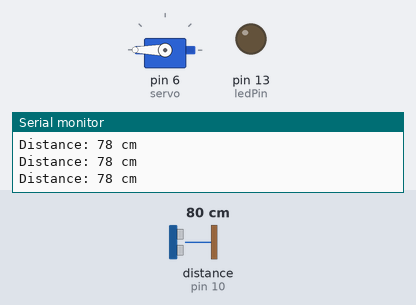
This sketch was run on a simulated Arduino Uno, built with avr-gcc and run on an emulated ATmega328P. Shown: servo, output pins drawn as LEDs (lit = HIGH), the last lines printed to the serial monitor. Wiring (inferred from the names in the program): ultrasonic range finder: trigger pin 9; echo pin 10. Inputs (shaded band) come from the test bench; at power-on: distance to the obstacle (sensor on pin 10) 80 cm. The echo pulse lasts 58.3 µs per cm; pins used as bus, display or sensor lines are not drawn.

Above: at 1.7 s.
1.8 s: distance to the obstacle (sensor on pin 10) set to 55 cm
3.3 s: distance to the obstacle (sensor on pin 10) set to 47 cm
At 3.48 s:
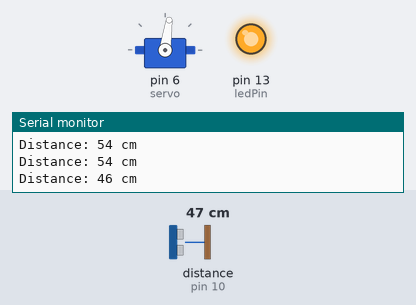
At 5.2 s:
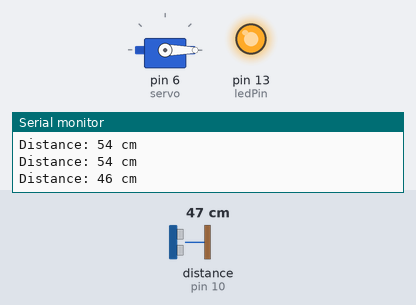
6.3 s: distance to the obstacle (sensor on pin 10) set to 250 cm
At 10.6 s:
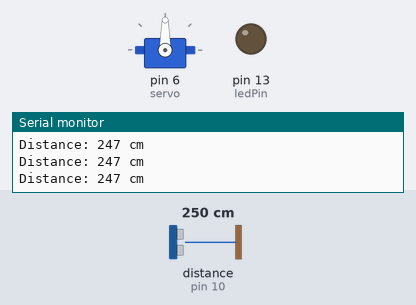
Timing chart, 0 to 12.1 s (numbered marks = the images above; inputs shaded):
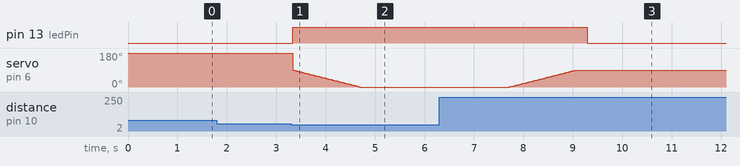

Measured:
- the behaviour switches between 51 and 50 cm on distance to the obstacle (sensor on pin 10) (found by bisection; images 0 and 1)
- after the input at 3.3 s, pin 13 (ledPin): LOW → HIGH at once; servo on pin 6 (servo): moves from 180° to 0° over 1.4 s, starting at once
- after the input at 6.3 s, pin 13 (ledPin): HIGH → LOW after 3.0 s; servo on pin 6 (servo): goes on until 9.1 s, then stays 90°

The sketch:

Servo_Uno_Sensor_OpenBinMech.ino
```cpp
#include <Servo.h>

Servo servo;

const int trigPin = 9;
const int echoPin = 10;
const int ledPin = 13;  // LED pin (use 13 for onboard LED or change to your chosen pin)

long duration;
int distance;

void setup() {
  servo.attach(6);
  pinMode(trigPin, OUTPUT);
  pinMode(echoPin, INPUT);
  pinMode(ledPin, OUTPUT);   // ✅ Set LED pin as output

  servo.write(210);
  delay(500); //start closed at 90 degrees
  Serial.begin(9600);
}

void loop() {
  // Send ultrasonic pulse
  digitalWrite(trigPin, LOW);
  delayMicroseconds(2);
  digitalWrite(trigPin, HIGH);
  delayMicroseconds(10);
  digitalWrite(trigPin, LOW);

  // Read echo time
  duration = pulseIn(echoPin, HIGH);
  distance = duration * 0.034 / 2;

  Serial.print("Distance: ");
  Serial.print(distance);
  Serial.println(" cm");

  // ✅ LED + Servo control logic
  if (distance < 50) {
    digitalWrite(ledPin, HIGH);   // Turn LED ON

    for (int pos = 90; pos >= 0; pos--) {
      servo.write(pos);
      delay(15);
    }
    delay(3000);

    for (int pos = 0; pos <= 90; pos++) {
      servo.write(pos);
      delay(15);
    }

    delay(100);
  } else {
    digitalWrite(ledPin, LOW);    // Turn LED OFF if no object close
  }

  delay(100);
}
```
